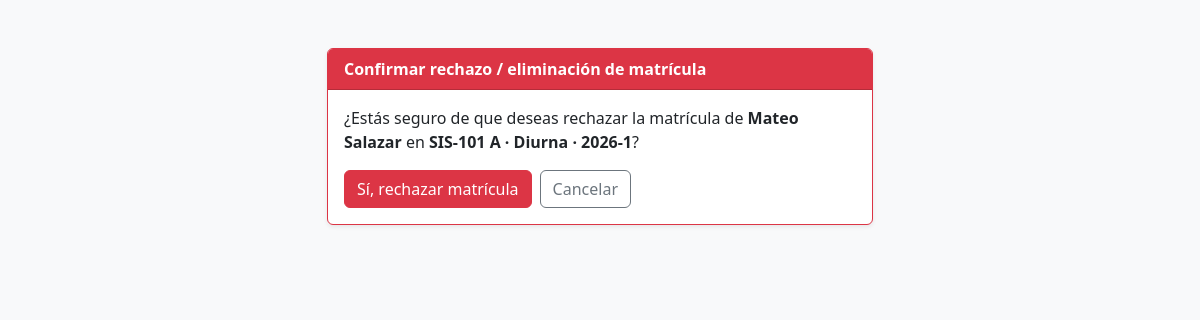
The app's page /matriculas/1/eliminar/ with its own data.
### academico/models.py (models this page shows, shortened)
class Matricula(ModeloBase):
    estudiante = models.ForeignKey(Estudiante, on_delete=models.PROTECT, related_name="matriculas")
    seccion = models.ForeignKey(Seccion, on_delete=models.PROTECT, related_name="matriculas")
    fecha = models.DateField(default=timezone.localdate)
    class Meta:
        verbose_name = "Matrícula"
        verbose_name_plural = "Matrículas"
        ordering = ["-fecha"]
        constraints = [   # un estudiante no se matricula dos veces en la misma sección
            models.UniqueConstraint(fields=["estudiante", "seccion"], name="matricula_unica"),
        ]

class Estudiante(ModeloBase):
    cedula = models.CharField("Cédula", max_length=10, unique=True)
    nombres = models.CharField(max_length=80)
    apellidos = models.CharField(max_length=80)
    email = models.EmailField("Correo", blank=True)
    telefono = models.CharField("Teléfono", max_length=15, blank=True)
    fecha_nacimiento = models.DateField("Fecha de nacimiento", null=True, blank=True)
    carrera = models.ForeignKey(Carrera, on_delete=models.PROTECT, related_name="estudiantes")   # 1:N
    foto = models.ImageField(upload_to="estudiantes/", blank=True)
    class Meta:
        verbose_name = "Estudiante"
        verbose_name_plural = "Estudiantes"
        ordering = ["apellidos", "nombres"]
    @property
    def nombre_completo(self):
        return f"{self.nombres} {self.apellidos}"

class Seccion(ModeloBase):
    curso = models.ForeignKey(Curso, on_delete=models.PROTECT, related_name="secciones")
    periodo = models.ForeignKey(Periodo, on_delete=models.PROTECT, related_name="secciones")
    profesor = models.ForeignKey(Profesor, on_delete=models.PROTECT, related_name="secciones")
    paralelo = models.CharField(max_length=2, default="A")            # A, B, C...
    jornada = models.CharField(max_length=10, choices=Jornada.choices, default=Jornada.DIURNA)
    cupo = models.PositiveSmallIntegerField(default=30)
    estudiantes = models.ManyToManyField("Estudiante", through="Matricula", related_name="secciones")
    class Meta:
        verbose_name = "Sección"
        verbose_name_plural = "Secciones"
        ordering = ["periodo", "curso", "paralelo"]
        constraints = [
            models.UniqueConstraint(fields=["curso", "periodo", "paralelo", "jornada"], name="seccion_unica"),
        ]
    def __str__(self):
        return f"{self.curso.codigo} {self.paralelo} · {self.get_jornada_display()} · {self.periodo}"

class Curso(ModeloBase):                                              # la asignatura (materia)
    carrera = models.ForeignKey(Carrera, on_delete=models.PROTECT, related_name="cursos")      # 1:N
    semestre = models.ForeignKey(Semestre, on_delete=models.PROTECT, related_name="cursos")    # 1:N
    codigo = models.CharField("Código", max_length=12, unique=True)  # Ej: SIS-101
    nombre = models.CharField(max_length=150)
    creditos = models.PositiveSmallIntegerField("Créditos", default=3)
    class Meta:
        verbose_name = "Curso"
        verbose_name_plural = "Cursos"
        ordering = ["carrera", "semestre__numero", "nombre"]

class Periodo(ModeloBase):
    nombre = models.CharField(max_length=20, unique=True)             # Ej: 2026-1
    fecha_inicio = models.DateField("Fecha de inicio")
    fecha_fin = models.DateField("Fecha de fin")
    activo = models.BooleanField(default=False)                       # el periodo en el que se matricula
    class Meta:
        verbose_name = "Periodo"
        verbose_name_plural = "Periodos"
        ordering = ["-fecha_inicio"]                                  # el más reciente primero
    def __str__(self):
        return self.nombre

### academico/views.py (the view)
# urls.py: path("matriculas/<int:pk>/eliminar/", views.MatriculaDeleteView.as_view(), name="matricula_eliminar"),
class MatriculaDeleteView(DeleteView):
    model = Matricula
    template_name = "academico/matricula_confirm_delete.html"
    success_url = reverse_lazy("academico:matriculas")

### academico/templates/academico/matricula_confirm_delete.html (shortened to what this page needs)
<!DOCTYPE html>
<html lang="es-ec">
<head>
    <link href="https://cdn.jsdelivr.net/npm/bootstrap@5.3.3/dist/css/bootstrap.min.css" rel="stylesheet">
</head>
<body class="bg-light">
    <div class="container py-5">
        <div class="row justify-content-center">
            <div class="col-md-6">
                <div class="card shadow-sm border-danger">
                    <div class="card-header bg-danger text-white fw-semibold">
                        Confirmar rechazo / eliminación de matrícula
                    </div>
                    <div class="card-body">
                        <p class="mb-3">
                            ¿Estás seguro de que deseas rechazar la matrícula de
                            <strong>{{ object.estudiante.nombre_completo }}</strong> en
                            <strong>{{ object.seccion }}</strong>?
                        </p>
                        <form method="post" class="d-flex gap-2">
                            <button type="submit" class="btn btn-danger">Sí, rechazar matrícula</button>
                            <a href="{% url 'academico:matriculas' %}" class="btn btn-outline-secondary">Cancelar</a>
                        </form>
                    </div>
                </div>
            </div>
        </div>
    </div>
</body>
</html>

### records on screen
Matricula: estudiante.nombre_completo "Mateo Salazar", seccion "SIS-101 A · Diurna · 2026-1"
